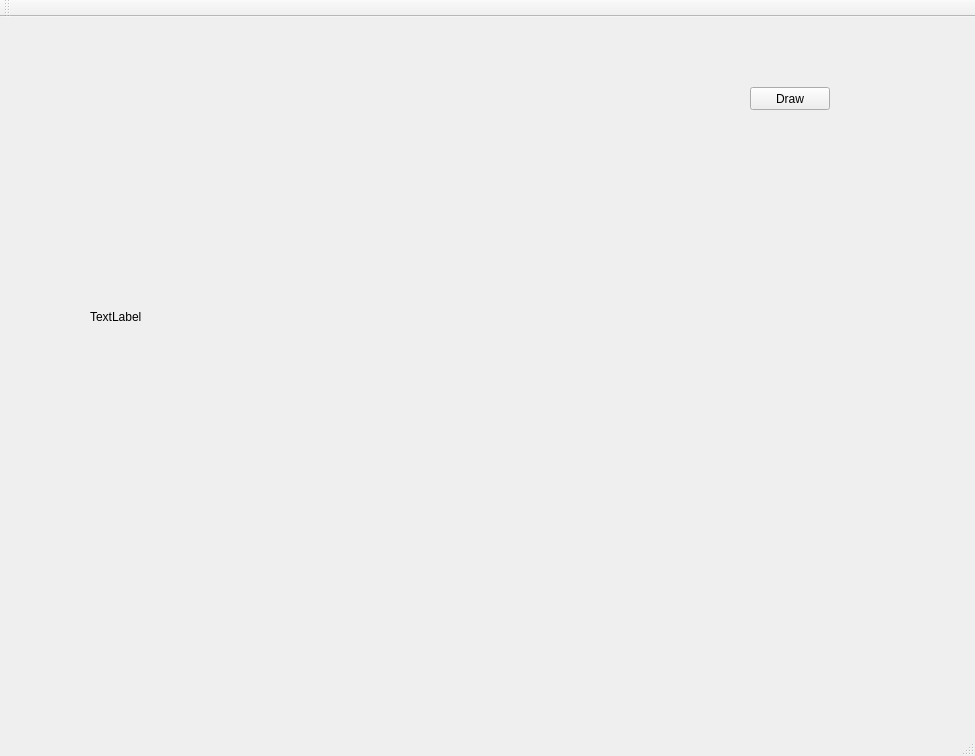
<?xml version="1.0" encoding="UTF-8"?>
<ui version="4.0">
 <class>MainWindow</class>
 <widget class="QMainWindow" name="MainWindow">
  <property name="geometry">
   <rect>
    <x>0</x>
    <y>0</y>
    <width>975</width>
    <height>756</height>
   </rect>
  </property>
  <property name="windowTitle">
   <string>MainWindow</string>
  </property>
  <widget class="QWidget" name="centralWidget">
   <widget class="QLabel" name="label">
    <property name="geometry">
     <rect>
      <x>90</x>
      <y>50</y>
      <width>500</width>
      <height>500</height>
     </rect>
    </property>
    <property name="text">
     <string>TextLabel</string>
    </property>
   </widget>
   <widget class="QPushButton" name="pushButton">
    <property name="geometry">
     <rect>
      <x>750</x>
      <y>70</y>
      <width>80</width>
      <height>23</height>
     </rect>
    </property>
    <property name="text">
     <string>Draw</string>
    </property>
   </widget>
  </widget>
  <widget class="QMenuBar" name="menuBar">
   <property name="geometry">
    <rect>
     <x>0</x>
     <y>0</y>
     <width>975</width>
     <height>20</height>
    </rect>
   </property>
  </widget>
  <widget class="QToolBar" name="mainToolBar">
   <attribute name="toolBarArea">
    <enum>TopToolBarArea</enum>
   </attribute>
   <attribute name="toolBarBreak">
    <bool>false</bool>
   </attribute>
  </widget>
  <widget class="QStatusBar" name="statusBar"/>
 </widget>
 <layoutdefault spacing="6" margin="11"/>
 <resources/>
 <connections/>
</ui>
